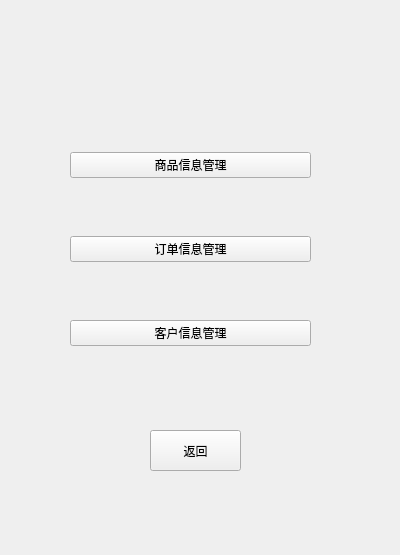
<?xml version="1.0" encoding="UTF-8"?>
<ui version="4.0">
 <class>menu_em</class>
 <widget class="QWidget" name="menu_em">
  <property name="geometry">
   <rect>
    <x>0</x>
    <y>0</y>
    <width>400</width>
    <height>555</height>
   </rect>
  </property>
  <property name="windowTitle">
   <string>Form</string>
  </property>
  <widget class="QPushButton" name="btn_return_2">
   <property name="geometry">
    <rect>
     <x>150</x>
     <y>430</y>
     <width>91</width>
     <height>41</height>
    </rect>
   </property>
   <property name="styleSheet">
    <string notr="true">font: 16pt &quot;Arial&quot;;
font: 20pt &quot;Arial&quot;;</string>
   </property>
   <property name="text">
    <string>返回</string>
   </property>
  </widget>
  <widget class="QWidget" name="layoutWidget">
   <property name="geometry">
    <rect>
     <x>70</x>
     <y>100</y>
     <width>241</width>
     <height>301</height>
    </rect>
   </property>
   <layout class="QVBoxLayout" name="verticalLayout">
    <item>
     <widget class="QPushButton" name="btn_goods">
      <property name="styleSheet">
       <string notr="true">font: 16pt &quot;Arial&quot;;</string>
      </property>
      <property name="text">
       <string>商品信息管理</string>
      </property>
     </widget>
    </item>
    <item>
     <widget class="QPushButton" name="btn_order">
      <property name="styleSheet">
       <string notr="true">font: 16pt &quot;Arial&quot;;</string>
      </property>
      <property name="text">
       <string>订单信息管理</string>
      </property>
     </widget>
    </item>
    <item>
     <widget class="QPushButton" name="btn_user">
      <property name="styleSheet">
       <string notr="true">font: 16pt &quot;Arial&quot;;</string>
      </property>
      <property name="text">
       <string>客户信息管理</string>
      </property>
     </widget>
    </item>
   </layout>
  </widget>
  <widget class="QLabel" name="lb_welcome">
   <property name="geometry">
    <rect>
     <x>10</x>
     <y>30</y>
     <width>381</width>
     <height>41</height>
    </rect>
   </property>
   <property name="styleSheet">
    <string notr="true">font: 20pt &quot;Arial&quot;;</string>
   </property>
   <property name="text">
    <string/>
   </property>
  </widget>
 </widget>
 <resources/>
 <connections/>
</ui>
